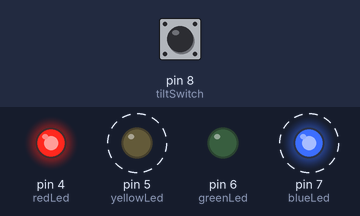
A sketch run on a simulated Arduino Uno, built with avr-gcc and run on an emulated ATmega328P. Shown: output pins drawn as LEDs (lit = HIGH). Dashed ring = blinking. Inputs (shaded band) come from the test bench; at power-on: pin 8 (tiltSwitch) HIGH.

Above: at 1.8 s.
1.9 s: pin 8 (tiltSwitch) pulled LOW for 3.2 s
At 2.4 s:
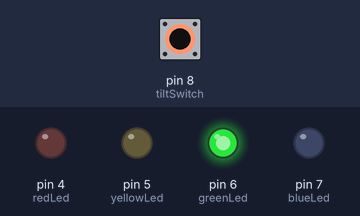
At 5.72 s:
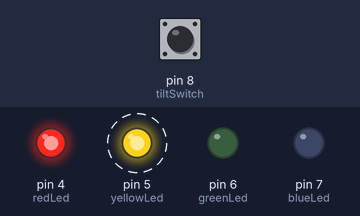
Timing chart, 0 to 12.6 s (numbered marks = the images above; inputs shaded):
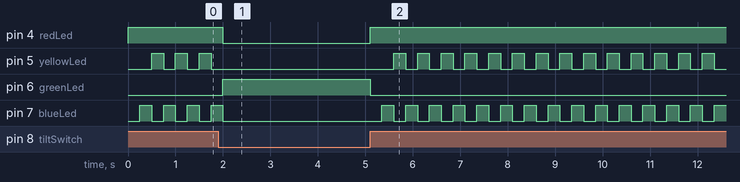

The sketch:

Dojo01.ino
```cpp
/***************************************************************
 * CODER DOJO OLNEY
 * Example 1: Tilt alarm
 *
 * Author: Anthony Abbot
 * Date:   13 September 2015
 *
 * This simple sketch warns the user if a tilt switch is triggered
 * by flashing lights
 */


// Constants to make the code easier to read
const int redLed = 4;
const int yellowLed = 5;
const int greenLed = 6;
const int blueLed = 7;
const int tiltSwitch = 8;


// A variable to hold the state of the switch
int switchState = 0;

//
// Setup function that runs once on initialisation
void setup()
{
  pinMode(redLed, OUTPUT);
  pinMode(yellowLed, OUTPUT);
  pinMode(greenLed, OUTPUT);
  pinMode(blueLed, OUTPUT);
  pinMode(tiltSwitch, INPUT);
}

// Loop function is called repeatedly forever
void loop()
{

  // Read the level switch
  switchState = digitalRead(tiltSwitch);

  //
  if (switchState == LOW)
  {
    // Its not set. Activate the green LED
    digitalWrite(redLed, LOW);
    digitalWrite(greenLed, HIGH);
    digitalWrite(yellowLed, LOW);
    digitalWrite(blueLed, LOW);
  }
  else
  {
    // Alarm triggered, off with green and on with Red
    digitalWrite(redLed, HIGH);
    digitalWrite(greenLed, LOW);

    delay(250);
    digitalWrite(yellowLed, LOW);
    digitalWrite(blueLed, HIGH);

    delay(250);
    digitalWrite(yellowLed, HIGH);
    digitalWrite(blueLed, LOW);
  }
}
```

Measured:
- after the input at 1.9 s, pin 4 (redLed): HIGH → LOW after 0.10 s, → HIGH 3.1 s later; pin 6 (greenLed): LOW → HIGH after 0.10 s, → LOW 3.1 s later
- by itself, pin 7 (blueLed): repeats every 0.50 s: HIGH 0.25 s, LOW 0.25 s
